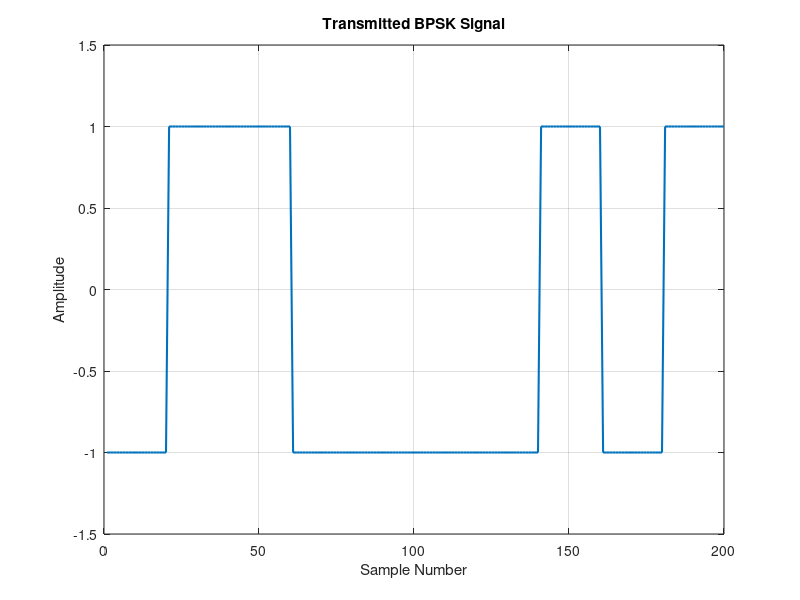
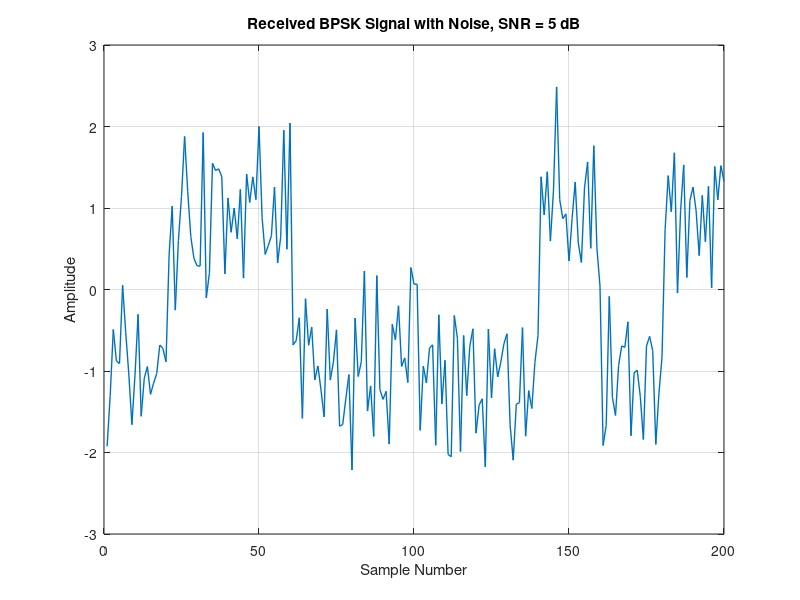
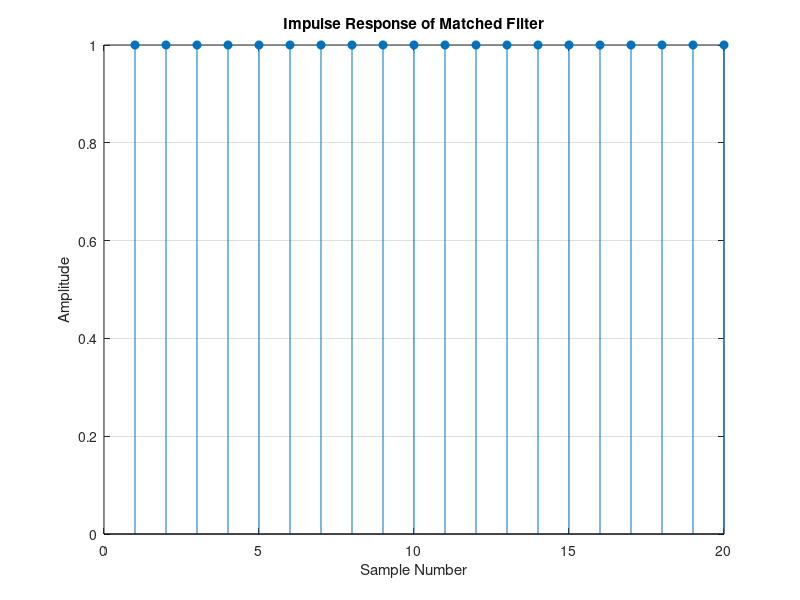
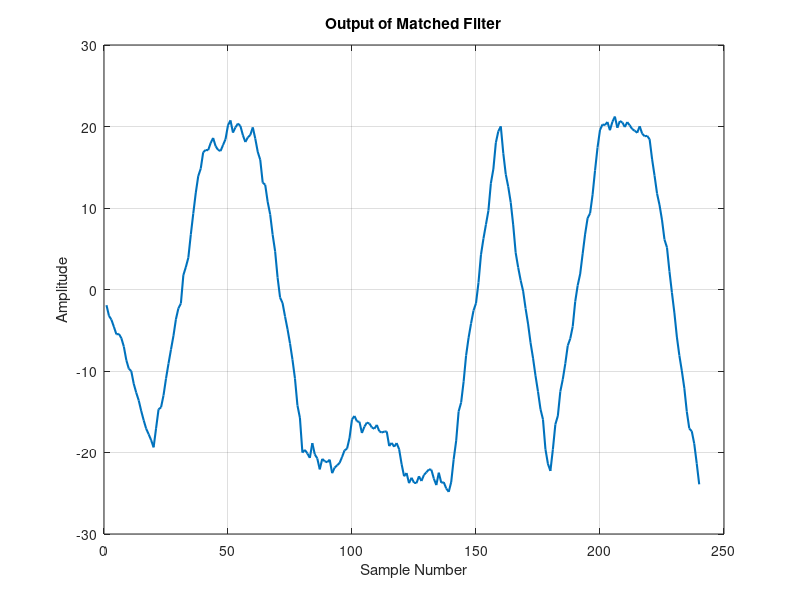

The MATLAB script that drew these images, in order:
%% EXPERIMENT 4
% Matched Filter Based Signal Detection
% and Eye Diagram Investigation

clear;
clc;
close all;

%  GENERATE RANDOM BITS

% Number of bits to transmit
N = 1000;

% Generate random bits: either 0 or 1
bits = randi([0 1], 1, N);

% Display first 20 bits
disp('First 20 transmitted bits:');
disp(bits(1:20));


%% 
%  BPSK MODULATION

bpsk_symbols = 2*bits - 1;

% Display first 20 BPSK symbols
disp('First 20 BPSK symbols:');
disp(bpsk_symbols(1:20));


%% 
% CONVERT EACH SYMBOL INTO A PULSE


% Number of samples used to represent one bit
samples_per_bit = 20;

transmitted_signal = repelem(bpsk_symbols, samples_per_bit);


%% 
% PLOT THE TRANSMITTED BPSK SIGNAL


figure;

% Plot only first 10 bits so that waveform is clearly visible
plot(transmitted_signal(1:10*samples_per_bit), 'LineWidth', 1.5);

grid on;

xlabel('Sample Number');
ylabel('Amplitude');

title('Transmitted BPSK Signal');

ylim([-1.5 1.5]);


%% 
% ADD AWGN NOISE


% Choose SNR
SNR_dB = 5;

% Calculate signal power
signal_power = mean(transmitted_signal.^2);

% Convert SNR from dB to normal value
SNR = 10^(SNR_dB/10);

% Calculate required noise power
noise_power = signal_power/SNR;

% Generate Gaussian noise
noise = sqrt(noise_power)*randn(size(transmitted_signal));

% Received signal = transmitted signal + noise
received_signal = transmitted_signal + noise;


%%
%  PLOT THE NOISY RECEIVED SIGNAL

figure;

plot(received_signal(1:10*samples_per_bit), 'LineWidth', 1);

grid on;

xlabel('Sample Number');
ylabel('Amplitude');

title(['Received BPSK Signal with Noise, SNR = ', ...
       num2str(SNR_dB), ' dB']);


%% 
% CREATE THE MATCHED FILTER

transmitted_pulse = ones(1, samples_per_bit);

matched_filter = fliplr(transmitted_pulse);


%% 
%  DISPLAY THE MATCHED FILTER


figure;

stem(matched_filter, 'filled');

grid on;

xlabel('Sample Number');
ylabel('Amplitude');

title('Impulse Response of Matched Filter');


%%
%  PASS RECEIVED SIGNAL THROUGH MATCHED FILTER


% Convolution performs the filtering operation.

matched_filter_output = conv(received_signal, matched_filter);


%%
%  PLOT MATCHED FILTER OUTPUT


figure;

plot(matched_filter_output(1:12*samples_per_bit), ...
     'LineWidth', 1.5);

grid on;

xlabel('Sample Number');
ylabel('Amplitude');

title('Output of Matched Filter');


%% 
%  TAKE SAMPLES AT THE DECISION POINT



first_sample = samples_per_bit;

% Sampling locations
sample_positions = first_sample : samples_per_bit : ...
                   first_sample + (N-1)*samples_per_bit;

% Take the samples
decision_samples = matched_filter_output(sample_positions);


%%
% NORMALIZE THE SAMPLES


decision_samples = decision_samples / samples_per_bit;


%% 
% MAKE THE DECISION


detected_bits = decision_samples >= 0;



%% 
% CALCULATE NUMBER OF ERRORS


% Compare transmitted bits and detected bits

number_of_errors = sum(bits ~= detected_bits);


%% 
% CALCULATE BER


% BER = Number of errors / Total number of bits

BER = number_of_errors / N;


%% 
%  EYE DIAGRAM OF TRANSMITTED SIGNAL


figure;

hold on;

% Number of eye traces
number_of_traces = 50;

% Each trace contains two bits
eye_length = 2*samples_per_bit;

for k = 1:number_of_traces

    % Starting position of the trace
    start_position = (k-1)*samples_per_bit + 1;

    % Ending position
    end_position = start_position + eye_length - 1;

    % Make sure we do not go outside the signal
    if end_position <= length(transmitted_signal)

        % Take two-bit portion
        eye_signal = transmitted_signal(start_position:end_position);

        % Plot it
        plot(eye_signal);

    end

end

grid on;

xlabel('Time');
ylabel('Amplitude');

title('Eye Diagram of Transmitted BPSK Signal');

hold off;


%% 
% EYE DIAGRAM OF NOISY RECEIVED SIGNAL


figure;

hold on;

for k = 1:number_of_traces

    start_position = (k-1)*samples_per_bit + 1;

    end_position = start_position + eye_length - 1;

    if end_position <= length(received_signal)

        % Take two-bit portion
        eye_signal = received_signal(start_position:end_position);

        % Plot it
        plot(eye_signal);

    end

end

grid on;

xlabel('Time');
ylabel('Amplitude');

title(['Eye Diagram of Received Signal, SNR = ', ...
       num2str(SNR_dB), ' dB']);

hold off;


%% 
% BER FOR DIFFERENT SNR VALUES

% SNR values that we want to test

SNR_values = 0:2:12;

% Create an empty array to store BER
BER_values = zeros(size(SNR_values));


% Repeat the experiment for different SNR values

for i = 1:length(SNR_values)

    % Current SNR
    current_SNR_dB = SNR_values(i);

    % Convert dB to normal SNR
    current_SNR = 10^(current_SNR_dB/10);

    % Calculate noise power
    current_noise_power = signal_power/current_SNR;

    % Generate noise
    current_noise = sqrt(current_noise_power) ...
                    * randn(size(transmitted_signal));

    % Add noise
    current_received_signal = ...
        transmitted_signal + current_noise;

    % Matched filter
    current_output = ...
        conv(current_received_signal, matched_filter);

    % Take samples
    current_samples = current_output(sample_positions);

    % Normalize
    current_samples = current_samples/samples_per_bit;

    % Make decisions
    current_detected_bits = current_samples >= 0;

    % Count errors
    current_errors = ...
        sum(bits ~= current_detected_bits);

    % Calculate BER
    BER_values(i) = current_errors/N;
    
end


%% 
% PLOT BER VS SNR

SNR_values = 0:2:12;
BER_values = 0.5*erfc(sqrt(10.^(SNR_values/10)));

figure;

semilogy(SNR_values, BER_values, 'o-', ...
         'LineWidth', 1.5);

grid on;

xlabel('SNR (dB)');
ylabel('Bit Error Rate (BER)');

title('BER Performance of Matched Filter');
